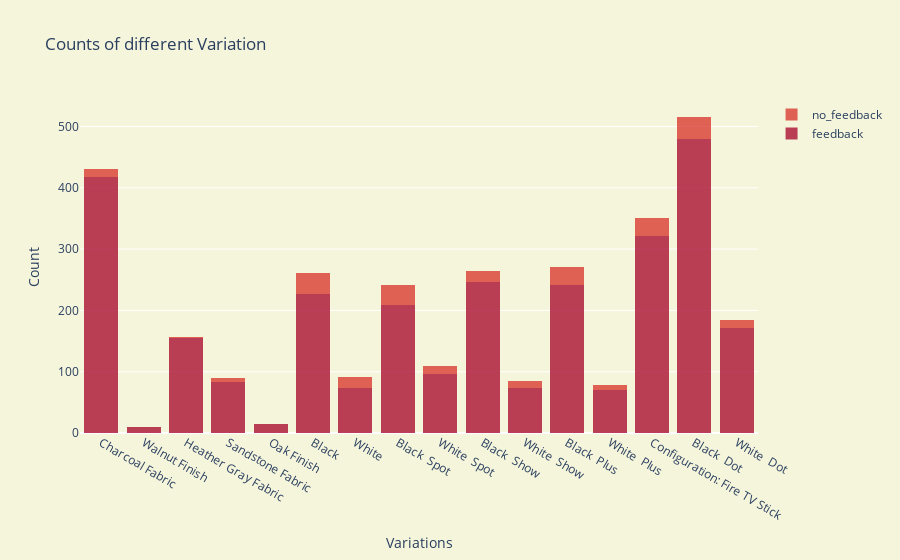

The code cell stored with this chart in its notebook:
### Code cell
trace1 = go.Histogram(
    x=xfeedback1['variation'],
    opacity=0.75,
    name = "feedback",
    marker=dict(color='rgb(165,0,38)'))
trace2 = go.Histogram(
    x=xfeedback2['variation'],
    opacity=0.75,
    name = "no_feedback",
    marker=dict(color='rgb(215,48,39)'))

data = [trace1, trace2]

layout = go.Layout(barmode='stack',
                   title='Counts of different Variation',
                   xaxis=dict(title='Variations'),
                   yaxis=dict( title='Count'),
                   paper_bgcolor='beige',
                   plot_bgcolor='beige'
)
fig = go.Figure(data=data, layout=layout)
iplot(fig)

### Figure 1 — Plotly figure (JSON) as saved in the notebook; plotly's stock layout.template omitted (floating-point values rounded to 4 significant figures; data arrays with more than 128 entries replaced by an {"elided": "..."} marker saying what was removed)
{"data": [{"marker": {"color": "rgb(165,0,38)"}, "name": "feedback", "opacity": 0.75, "type": "histogram", "x": {"elided": "2893 str values"}}, {"marker": {"color": "rgb(215,48,39)"}, "name": "no_feedback", "opacity": 0.75, "type": "histogram", "x": {"elided": "257 str values"}}], "layout": {"barmode": "stack", "paper_bgcolor": "beige", "plot_bgcolor": "beige", "title": {"text": "Counts of different Variation"}, "xaxis": {"title": {"text": "Variations"}}, "yaxis": {"title": {"text": "Count"}}}}
